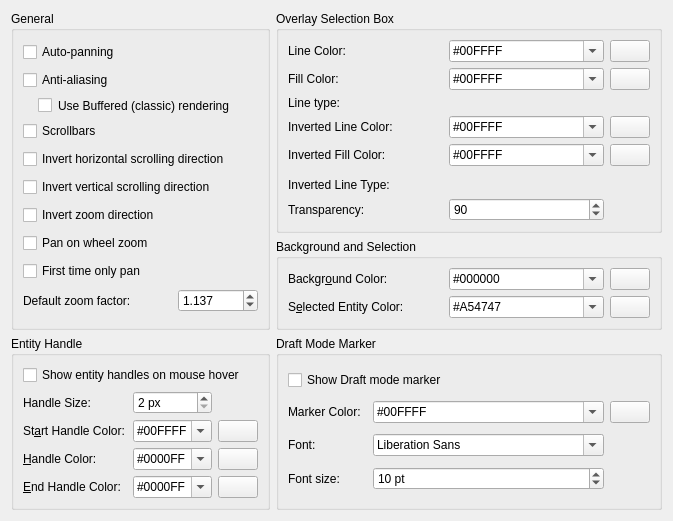
     <widget class="QWidget" name="tabAppearance">
      <attribute name="title">
       <string>&amp;Graphic View</string>
      </attribute>
      <layout class="QGridLayout" name="gridLayout_6">
       <item row="8" column="0">
        <spacer name="verticalSpacer_7">
         <property name="orientation">
          <enum>Qt::Orientation::Vertical</enum>
         </property>
         <property name="sizeHint" stdset="0">
          <size>
           <width>20</width>
           <height>0</height>
          </size>
         </property>
        </spacer>
       </item>
       <item row="0" column="0" rowspan="2">
        <widget class="QGroupBox" name="gbGVBehavior">
         <property name="sizePolicy">
          <sizepolicy hsizetype="Preferred" vsizetype="Preferred">
           <horstretch>0</horstretch>
           <verstretch>0</verstretch>
          </sizepolicy>
         </property>
         <property name="title">
          <string>General</string>
         </property>
         <layout class="QGridLayout" name="gridLayout_15" columnstretch="0,0">
          <property name="verticalSpacing">
           <number>6</number>
          </property>
          <item row="3" column="0" colspan="2">
           <widget class="QCheckBox" name="scrollbars_check_box">
            <property name="sizePolicy">
             <sizepolicy hsizetype="Preferred" vsizetype="Fixed">
              <horstretch>0</horstretch>
              <verstretch>0</verstretch>
             </sizepolicy>
            </property>
            <property name="toolTip">
             <string>Defines whether scrollbar should be shown in graphic view</string>
            </property>
            <property name="text">
             <string>Scrollbars</string>
            </property>
           </widget>
          </item>
          <item row="1" column="0" colspan="2">
           <widget class="QCheckBox" name="cb_antialiasing">
            <property name="sizePolicy">
             <sizepolicy hsizetype="Preferred" vsizetype="Fixed">
              <horstretch>0</horstretch>
              <verstretch>0</verstretch>
             </sizepolicy>
            </property>
            <property name="toolTip">
             <string>If checked,  objects will be painted smoother due to anti-aliasing</string>
            </property>
            <property name="text">
             <string>Anti-aliasing</string>
            </property>
           </widget>
          </item>
          <item row="4" column="0" colspan="2">
           <widget class="QCheckBox" name="cbWheelScrollInvertH">
            <property name="sizePolicy">
             <sizepolicy hsizetype="Preferred" vsizetype="Fixed">
              <horstretch>0</horstretch>
              <verstretch>0</verstretch>
             </sizepolicy>
            </property>
            <property name="toolTip">
             <string>Inverts scrolling direction when using mouse wheel with Shift key.</string>
            </property>
            <property name="text">
             <string>Invert horizontal scrolling direction</string>
            </property>
           </widget>
          </item>
          <item row="8" column="0" colspan="2">
           <widget class="QCheckBox" name="cbFirstTimeNoZoom">
            <property name="sizePolicy">
             <sizepolicy hsizetype="Preferred" vsizetype="Fixed">
              <horstretch>0</horstretch>
              <verstretch>0</verstretch>
             </sizepolicy>
            </property>
            <property name="text">
             <string>First time only pan</string>
            </property>
           </widget>
          </item>
          <item row="7" column="0" colspan="2">
           <widget class="QCheckBox" name="cbPanOnWheelZoom">
            <property name="sizePolicy">
             <sizepolicy hsizetype="Preferred" vsizetype="Fixed">
              <horstretch>0</horstretch>
              <verstretch>0</verstretch>
             </sizepolicy>
            </property>
            <property name="toolTip">
             <string>On mouse wheel zoom, pan to the middle of the window.</string>
            </property>
            <property name="text">
             <string>Pan on wheel zoom</string>
            </property>
           </widget>
          </item>
          <item row="5" column="0" colspan="2">
           <widget class="QCheckBox" name="cbWheelScrollInvertV">
            <property name="sizePolicy">
             <sizepolicy hsizetype="Preferred" vsizetype="Fixed">
              <horstretch>0</horstretch>
              <verstretch>0</verstretch>
             </sizepolicy>
            </property>
            <property name="toolTip">
             <string>Inverts scrolling direction when using mouse wheel with Ctrl key.</string>
            </property>
            <property name="text">
             <string>Invert vertical scrolling direction</string>
            </property>
           </widget>
          </item>
          <item row="2" column="0" colspan="2">
           <widget class="QCheckBox" name="cbClassicRendering">
            <property name="sizePolicy">
             <sizepolicy hsizetype="Preferred" vsizetype="Fixed">
              <horstretch>0</horstretch>
              <verstretch>0</verstretch>
             </sizepolicy>
            </property>
            <property name="toolTip">
             <string>If disabled, more sequental painting algorithm is used that may deliver better antialising results</string>
            </property>
            <property name="styleSheet">
             <string notr="true">margin-left:15px</string>
            </property>
            <property name="text">
             <string>Use Buffered (classic) rendering</string>
            </property>
           </widget>
          </item>
          <item row="6" column="0" colspan="2">
           <widget class="QCheckBox" name="cbInvertZoomDirection">
            <property name="sizePolicy">
             <sizepolicy hsizetype="Preferred" vsizetype="Fixed">
              <horstretch>0</horstretch>
              <verstretch>0</verstretch>
             </sizepolicy>
            </property>
            <property name="toolTip">
             <string>Inverts zoom direction when using mouse wheel.</string>
            </property>
            <property name="text">
             <string>Invert zoom direction</string>
            </property>
           </widget>
          </item>
          <item row="0" column="0" colspan="2">
           <widget class="QCheckBox" name="cb_autopanning">
            <property name="sizePolicy">
             <sizepolicy hsizetype="Preferred" vsizetype="Fixed">
              <horstretch>0</horstretch>
              <verstretch>0</verstretch>
             </sizepolicy>
            </property>
            <property name="toolTip">
             <string>If selected, drawing will be panned automatically if mouse is near drawing view boundaries</string>
            </property>
            <property name="text">
             <string>Auto-panning</string>
            </property>
           </widget>
          </item>
          <item row="10" column="1">
           <widget class="QDoubleSpinBox" name="sbDefaultZoomFactor">
            <property name="sizePolicy">
             <sizepolicy hsizetype="Preferred" vsizetype="Fixed">
              <horstretch>0</horstretch>
              <verstretch>0</verstretch>
             </sizepolicy>
            </property>
            <property name="maximumSize">
             <size>
              <width>80</width>
              <height>16777215</height>
             </size>
            </property>
            <property name="toolTip">
             <string>Controls how quickly the scroll wheel will zoom in &amp; out. Higher values - faster zoom.</string>
            </property>
            <property name="decimals">
             <number>3</number>
            </property>
            <property name="minimum">
             <double>1.001000000000000</double>
            </property>
            <property name="maximum">
             <double>1.500000000000000</double>
            </property>
            <property name="singleStep">
             <double>0.001000000000000</double>
            </property>
            <property name="value">
             <double>1.137000000000000</double>
            </property>
           </widget>
          </item>
          <item row="10" column="0">
           <widget class="QLabel" name="label_18">
            <property name="text">
             <string>Default zoom factor:</string>
            </property>
           </widget>
          </item>
         </layout>
        </widget>
       </item>
       <item row="0" column="1">
        <widget class="QGroupBox" name="groupBox_13">
         <property name="title">
          <string>Overlay Selection Box</string>
         </property>
         <layout class="QGridLayout" name="gridLayout_14">
          <item row="4" column="2">
           <widget class="QPushButton" name="pbOverlayBoxFillInverted">
            <property name="sizePolicy">
             <sizepolicy hsizetype="Maximum" vsizetype="Fixed">
              <horstretch>0</horstretch>
              <verstretch>0</verstretch>
             </sizepolicy>
            </property>
            <property name="toolTip">
             <string>Click to select color</string>
            </property>
            <property name="text">
             <string/>
            </property>
            <property name="icon">
             <iconset resource="../../../../../res/controls/controls.qrc">
              <normaloff>:/controls/colorxx.png</normaloff>:/controls/colorxx.png</iconset>
            </property>
           </widget>
          </item>
          <item row="3" column="1">
           <widget class="QComboBox" name="cbOverlayBoxLineInverted">
            <property name="toolTip">
             <string>Color of line for overlay selection box if box is inverted (from right to left)</string>
            </property>
            <property name="accessibleDescription">
             <string notr="true"/>
            </property>
            <property name="editable">
             <bool>true</bool>
            </property>
            <item>
             <property name="text">
              <string notr="true">#00FFFF</string>
             </property>
            </item>
           </widget>
          </item>
          <item row="3" column="0">
           <widget class="QLabel" name="label_9">
            <property name="text">
             <string>Inverted Line Color:</string>
            </property>
           </widget>
          </item>
          <item row="4" column="0">
           <widget class="QLabel" name="label_10">
            <property name="text">
             <string>Inverted Fill Color:</string>
            </property>
           </widget>
          </item>
          <item row="7" column="0">
           <widget class="QLabel" name="label_12">
            <property name="toolTip">
             <string>Smaller value - higher transparency of overlay</string>
            </property>
            <property name="text">
             <string>Transparency:</string>
            </property>
           </widget>
          </item>
          <item row="0" column="2">
           <widget class="QPushButton" name="pbOverlayBoxLine">
            <property name="sizePolicy">
             <sizepolicy hsizetype="Maximum" vsizetype="Fixed">
              <horstretch>0</horstretch>
              <verstretch>0</verstretch>
             </sizepolicy>
            </property>
            <property name="toolTip">
             <string>Click to select color</string>
            </property>
            <property name="text">
             <string/>
            </property>
            <property name="icon">
             <iconset resource="../../../../../res/controls/controls.qrc">
              <normaloff>:/controls/colorxx.png</normaloff>:/controls/colorxx.png</iconset>
            </property>
           </widget>
          </item>
          <item row="3" column="2">
           <widget class="QPushButton" name="pbOverlayBoxLineInverted">
            <property name="sizePolicy">
             <sizepolicy hsizetype="Maximum" vsizetype="Fixed">
              <horstretch>0</horstretch>
              <verstretch>0</verstretch>
             </sizepolicy>
            </property>
            <property name="toolTip">
             <string>Click to select color</string>
            </property>
            <property name="text">
             <string/>
            </property>
            <property name="icon">
             <iconset resource="../../../../../res/controls/controls.qrc">
              <normaloff>:/controls/colorxx.png</normaloff>:/controls/colorxx.png</iconset>
            </property>
           </widget>
          </item>
          <item row="2" column="1" colspan="2">
           <widget class="QG_LineTypeBox" name="wOverlaySelectionLineType" native="true">
            <property name="toolTip">
             <string>Overlay selection box boundary line type (normal mode)</string>
            </property>
           </widget>
          </item>
          <item row="6" column="0">
           <widget class="QLabel" name="label_42">
            <property name="text">
             <string>Inverted Line Type:</string>
            </property>
           </widget>
          </item>
          <item row="0" column="1">
           <widget class="QComboBox" name="cbOverlayBoxLine">
            <property name="toolTip">
             <string>Color for line for overlay box</string>
            </property>
            <property name="accessibleDescription">
             <string notr="true"/>
            </property>
            <property name="editable">
             <bool>true</bool>
            </property>
            <item>
             <property name="text">
              <string notr="true">#00FFFF</string>
             </property>
            </item>
           </widget>
          </item>
          <item row="7" column="1">
           <widget class="QSpinBox" name="sbOverlayBoxTransparency">
            <property name="sizePolicy">
             <sizepolicy hsizetype="Preferred" vsizetype="Fixed">
              <horstretch>0</horstretch>
              <verstretch>0</verstretch>
             </sizepolicy>
            </property>
            <property name="toolTip">
             <string>Transparency for overlay selection box. Smaller value - more transparent.</string>
            </property>
            <property name="minimum">
             <number>10</number>
            </property>
            <property name="value">
             <number>90</number>
            </property>
           </widget>
          </item>
          <item row="1" column="0">
           <widget class="QLabel" name="label_7">
            <property name="text">
             <string>Fill Color:</string>
            </property>
           </widget>
          </item>
          <item row="2" column="0">
           <widget class="QLabel" name="label_41">
            <property name="text">
             <string>Line type:</string>
            </property>
           </widget>
          </item>
          <item row="0" column="0">
           <widget class="QLabel" name="label_6">
            <property name="text">
             <string>Line Color:</string>
            </property>
           </widget>
          </item>
          <item row="1" column="1">
           <widget class="QComboBox" name="cbOverlayBoxFill">
            <property name="toolTip">
             <string>Fill color for overlay selection box</string>
            </property>
            <property name="accessibleDescription">
             <string notr="true"/>
            </property>
            <property name="editable">
             <bool>true</bool>
            </property>
            <item>
             <property name="text">
              <string notr="true">#00FFFF</string>
             </property>
            </item>
           </widget>
          </item>
          <item row="1" column="2">
           <widget class="QPushButton" name="pbOverlayBoxFill">
            <property name="sizePolicy">
             <sizepolicy hsizetype="Maximum" vsizetype="Fixed">
              <horstretch>0</horstretch>
              <verstretch>0</verstretch>
             </sizepolicy>
            </property>
            <property name="toolTip">
             <string>Click to select color</string>
            </property>
            <property name="text">
             <string/>
            </property>
            <property name="icon">
             <iconset resource="../../../../../res/controls/controls.qrc">
              <normaloff>:/controls/colorxx.png</normaloff>:/controls/colorxx.png</iconset>
            </property>
           </widget>
          </item>
          <item row="4" column="1">
           <widget class="QComboBox" name="cbOverlayBoxFillInverted">
            <property name="toolTip">
             <string>Color for filling inverted overlay selection box</string>
            </property>
            <property name="accessibleDescription">
             <string notr="true"/>
            </property>
            <property name="editable">
             <bool>true</bool>
            </property>
            <item>
             <property name="text">
              <string notr="true">#00FFFF</string>
             </property>
            </item>
           </widget>
          </item>
          <item row="5" column="1" rowspan="2" colspan="2">
           <widget class="QG_LineTypeBox" name="wOverlaySelectionInvertedLineType" native="true">
            <property name="toolTip">
             <string>Overlay selection box boundary line type (inverted mode)</string>
            </property>
           </widget>
          </item>
         </layout>
        </widget>
       </item>
       <item row="1" column="1">
        <widget class="QGroupBox" name="groupBox_19">
         <property name="title">
          <string>Background and Selection</string>
         </property>
         <layout class="QGridLayout" name="gridLayout_40">
          <item row="0" column="1">
           <widget class="QComboBox" name="cbBackgroundColor">
            <property name="sizePolicy">
             <sizepolicy hsizetype="Preferred" vsizetype="Fixed">
              <horstretch>0</horstretch>
              <verstretch>0</verstretch>
             </sizepolicy>
            </property>
            <property name="toolTip">
             <string>Color for drawing background</string>
            </property>
            <property name="accessibleDescription">
             <string notr="true"/>
            </property>
            <property name="editable">
             <bool>true</bool>
            </property>
            <item>
             <property name="text">
              <string notr="true">#000000</string>
             </property>
            </item>
            <item>
             <property name="text">
              <string notr="true">#FFFFFF</string>
             </property>
            </item>
            <item>
             <property name="text">
              <string notr="true">#F0F8FF</string>
             </property>
            </item>
           </widget>
          </item>
          <item row="1" column="2">
           <widget class="QPushButton" name="pb_selected">
            <property name="sizePolicy">
             <sizepolicy hsizetype="Maximum" vsizetype="Fixed">
              <horstretch>0</horstretch>
              <verstretch>0</verstretch>
             </sizepolicy>
            </property>
            <property name="toolTip">
             <string>Click to select color</string>
            </property>
            <property name="text">
             <string/>
            </property>
            <property name="icon">
             <iconset resource="../../../../../res/controls/controls.qrc">
              <normaloff>:/controls/colorxx.png</normaloff>:/controls/colorxx.png</iconset>
            </property>
           </widget>
          </item>
          <item row="1" column="1">
           <widget class="QComboBox" name="cbSelectedColor">
            <property name="toolTip">
             <string>Color for selected entities</string>
            </property>
            <property name="accessibleDescription">
             <string notr="true"/>
            </property>
            <property name="editable">
             <bool>true</bool>
            </property>
            <item>
             <property name="text">
              <string notr="true">#A54747</string>
             </property>
            </item>
           </widget>
          </item>
          <item row="1" column="0">
           <widget class="QLabel" name="lSelectedColor">
            <property name="text">
             <string>S&amp;elected Entity Color:</string>
            </property>
            <property name="wordWrap">
             <bool>false</bool>
            </property>
            <property name="buddy">
             <cstring>cbSelectedColor</cstring>
            </property>
           </widget>
          </item>
          <item row="0" column="0">
           <widget class="QLabel" name="lBackground">
            <property name="text">
             <string>Backgr&amp;ound Color:</string>
            </property>
            <property name="wordWrap">
             <bool>false</bool>
            </property>
            <property name="buddy">
             <cstring>cbBackgroundColor</cstring>
            </property>
           </widget>
          </item>
          <item row="0" column="2">
           <widget class="QPushButton" name="pb_background">
            <property name="sizePolicy">
             <sizepolicy hsizetype="Maximum" vsizetype="Fixed">
              <horstretch>0</horstretch>
              <verstretch>0</verstretch>
             </sizepolicy>
            </property>
            <property name="toolTip">
             <string>Click to select color</string>
            </property>
            <property name="text">
             <string/>
            </property>
            <property name="icon">
             <iconset resource="../../../../../res/controls/controls.qrc">
              <normaloff>:/controls/colorxx.png</normaloff>:/controls/colorxx.png</iconset>
            </property>
           </widget>
          </item>
         </layout>
        </widget>
       </item>
       <item row="2" column="1">
        <widget class="QGroupBox" name="gbWorldZero_2">
         <property name="title">
          <string>Draft Mode Marker</string>
         </property>
         <layout class="QGridLayout" name="gridLayout_39">
          <item row="2" column="1">
           <widget class="QLabel" name="label_26">
            <property name="text">
             <string>Font:</string>
            </property>
           </widget>
          </item>
          <item row="1" column="3">
           <widget class="QComboBox" name="cbDraftModeMarkerColor">
            <property name="toolTip">
             <string>Color of line for overlay selection box if box is inverted (from right to left)</string>
            </property>
            <property name="accessibleDescription">
             <string notr="true"/>
            </property>
            <property name="editable">
             <bool>true</bool>
            </property>
            <item>
             <property name="text">
              <string notr="true">#00FFFF</string>
             </property>
            </item>
           </widget>
          </item>
          <item row="0" column="1" colspan="4">
           <widget class="QCheckBox" name="cbShowDraftModeMarker">
            <property name="toolTip">
             <string>If selected, in draft mode text label will be drawin in view corners</string>
            </property>
            <property name="text">
             <string>Show Draft mode marker</string>
            </property>
           </widget>
          </item>
          <item row="2" column="3">
           <widget class="QFontComboBox" name="fcbDraftModeFont">
            <property name="toolTip">
             <string>Font that should be used for draft mode marker</string>
            </property>
           </widget>
          </item>
          <item row="1" column="1">
           <widget class="QLabel" name="label_25">
            <property name="text">
             <string>Marker Color:</string>
            </property>
           </widget>
          </item>
          <item row="1" column="4">
           <widget class="QPushButton" name="pbDraftModeColor">
            <property name="sizePolicy">
             <sizepolicy hsizetype="Maximum" vsizetype="Fixed">
              <horstretch>0</horstretch>
              <verstretch>0</verstretch>
             </sizepolicy>
            </property>
            <property name="toolTip">
             <string>Click to select color</string>
            </property>
            <property name="text">
             <string/>
            </property>
            <property name="icon">
             <iconset resource="../../../../../res/controls/controls.qrc">
              <normaloff>:/controls/colorxx.png</normaloff>:/controls/colorxx.png</iconset>
            </property>
           </widget>
          </item>
          <item row="3" column="3">
           <widget class="QSpinBox" name="sbDraftModeFontSize">
            <property name="toolTip">
             <string>Font size that should be used for drawing name of axis in coordinate system zero.</string>
            </property>
            <property name="suffix">
             <string> pt</string>
            </property>
            <property name="minimum">
             <number>5</number>
            </property>
            <property name="maximum">
             <number>30</number>
            </property>
            <property name="value">
             <number>10</number>
            </property>
           </widget>
          </item>
          <item row="3" column="1">
           <widget class="QLabel" name="label_27">
            <property name="text">
             <string>Font size:</string>
            </property>
           </widget>
          </item>
         </layout>
        </widget>
       </item>
       <item row="2" column="0">
        <widget class="QGroupBox" name="gbGVEntityHandle">
         <property name="title">
          <string>Entity Handle</string>
         </property>
         <layout class="QGridLayout" name="gridLayout">
          <item row="6" column="1">
           <widget class="QLabel" name="lHandleEndColor">
            <property name="text">
             <string>&amp;End Handle Color:</string>
            </property>
            <property name="buddy">
             <cstring>cbEndHandleColor</cstring>
            </property>
           </widget>
          </item>
          <item row="3" column="1" colspan="2">
           <widget class="QLabel" name="lStartHandleColor">
            <property name="text">
             <string>St&amp;art Handle Color:</string>
            </property>
            <property name="buddy">
             <cstring>cbStartHandleColor</cstring>
            </property>
           </widget>
          </item>
          <item row="3" column="3">
           <widget class="QComboBox" name="cbStartHandleColor">
            <property name="toolTip">
             <string>Color for start handle of entity</string>
            </property>
            <property name="accessibleDescription">
             <string notr="true"/>
            </property>
            <property name="editable">
             <bool>true</bool>
            </property>
            <item>
             <property name="text">
              <string notr="true">#00FFFF</string>
             </property>
            </item>
           </widget>
          </item>
          <item row="3" column="4">
           <widget class="QPushButton" name="pb_start">
            <property name="sizePolicy">
             <sizepolicy hsizetype="Maximum" vsizetype="Fixed">
              <horstretch>0</horstretch>
              <verstretch>0</verstretch>
             </sizepolicy>
            </property>
            <property name="toolTip">
             <string>Click to select color</string>
            </property>
            <property name="text">
             <string/>
            </property>
            <property name="icon">
             <iconset resource="../../../../../res/controls/controls.qrc">
              <normaloff>:/controls/colorxx.png</normaloff>:/controls/colorxx.png</iconset>
            </property>
           </widget>
          </item>
          <item row="6" column="3">
           <widget class="QComboBox" name="cbEndHandleColor">
            <property name="toolTip">
             <string>Color of end handle for entity</string>
            </property>
            <property name="accessibleDescription">
             <string notr="true"/>
            </property>
            <property name="editable">
             <bool>true</bool>
            </property>
            <item>
             <property name="text">
              <string notr="true">#0000FF</string>
             </property>
            </item>
           </widget>
          </item>
          <item row="6" column="4">
           <widget class="QPushButton" name="pb_end">
            <property name="sizePolicy">
             <sizepolicy hsizetype="Maximum" vsizetype="Fixed">
              <horstretch>0</horstretch>
              <verstretch>0</verstretch>
             </sizepolicy>
            </property>
            <property name="toolTip">
             <string>Click to select color</string>
            </property>
            <property name="text">
             <string/>
            </property>
            <property name="icon">
             <iconset resource="../../../../../res/controls/controls.qrc">
              <normaloff>:/controls/colorxx.png</normaloff>:/controls/colorxx.png</iconset>
            </property>
           </widget>
          </item>
          <item row="1" column="1">
           <widget class="QLabel" name="lEntityHandleSize">
            <property name="text">
             <string>Handle Size:</string>
            </property>
           </widget>
          </item>
          <item row="4" column="3">
           <widget class="QComboBox" name="cbHandleColor">
            <property name="toolTip">
             <string>Color of non-endpoint handle of entity</string>
            </property>
            <property name="accessibleDescription">
             <string notr="true"/>
            </property>
            <property name="editable">
             <bool>true</bool>
            </property>
            <item>
             <property name="text">
              <string notr="true">#0000FF</string>
             </property>
            </item>
           </widget>
          </item>
          <item row="4" column="1" colspan="2">
           <widget class="QLabel" name="lHandleStartColor">
            <property name="text">
             <string>&amp;Handle Color:</string>
            </property>
            <property name="buddy">
             <cstring>cbHandleColor</cstring>
            </property>
           </widget>
          </item>
          <item row="1" column="3">
           <widget class="QSpinBox" name="sbHandleSize">
            <property name="sizePolicy">
             <sizepolicy hsizetype="Preferred" vsizetype="Fixed">
              <horstretch>0</horstretch>
              <verstretch>0</verstretch>
             </sizepolicy>
            </property>
            <property name="toolTip">
             <string>Size of square that is highlights entities reference points (endpoints etc.)</string>
            </property>
            <property name="suffix">
             <string> px</string>
            </property>
            <property name="minimum">
             <number>2</number>
            </property>
            <property name="maximum">
             <number>12</number>
            </property>
            <property name="singleStep">
             <number>2</number>
            </property>
           </widget>
          </item>
          <item row="4" column="4">
           <widget class="QPushButton" name="pb_handle">
            <property name="sizePolicy">
             <sizepolicy hsizetype="Maximum" vsizetype="Fixed">
              <horstretch>0</horstretch>
              <verstretch>0</verstretch>
             </sizepolicy>
            </property>
            <property name="toolTip">
             <string>Click to select color</string>
            </property>
            <property name="text">
             <string/>
            </property>
            <property name="icon">
             <iconset resource="../../../../../res/controls/controls.qrc">
              <normaloff>:/controls/colorxx.png</normaloff>:/controls/colorxx.png</iconset>
            </property>
           </widget>
          </item>
          <item row="0" column="1" colspan="4">
           <widget class="QCheckBox" name="cbShowRefPointsOnHovering">
            <property name="sizePolicy">
             <sizepolicy hsizetype="Preferred" vsizetype="Fixed">
              <horstretch>0</horstretch>
              <verstretch>0</verstretch>
             </sizepolicy>
            </property>
            <property name="toolTip">
             <string>If enabled, entity handles are highlighted on hover (requires &quot;highlight entities on hover&quot; to be enabled)</string>
            </property>
            <property name="styleSheet">
             <string notr="true"/>
            </property>
            <property name="text">
             <string>Show entity handles on mouse hover</string>
            </property>
           </widget>
          </item>
         </layout>
        </widget>
       </item>
      </layout>
     </widget>
